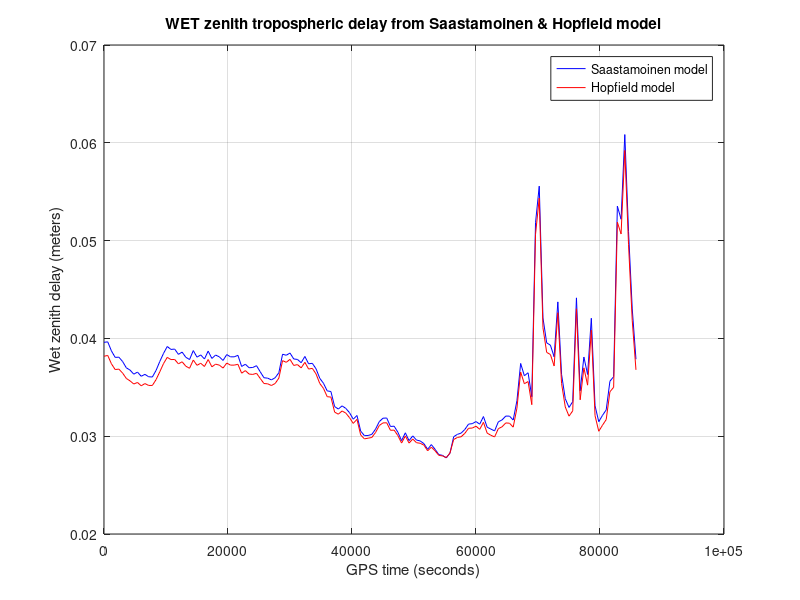
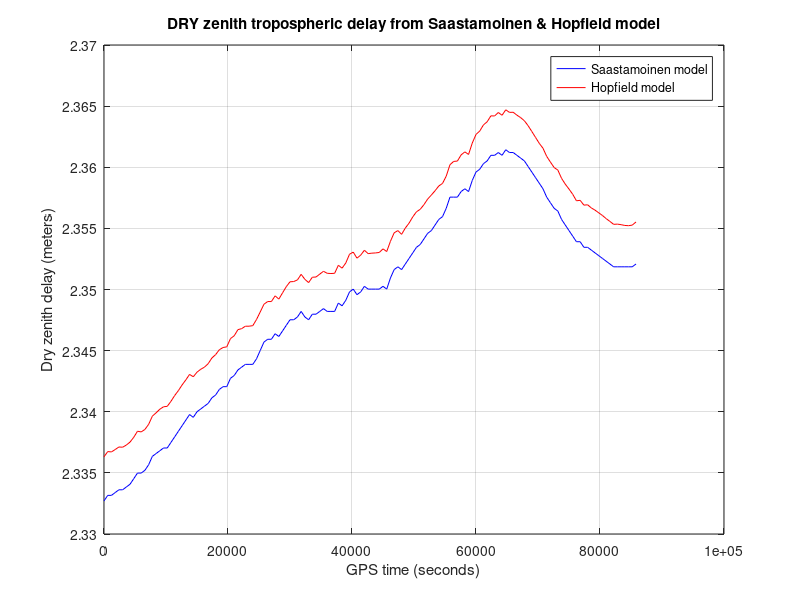
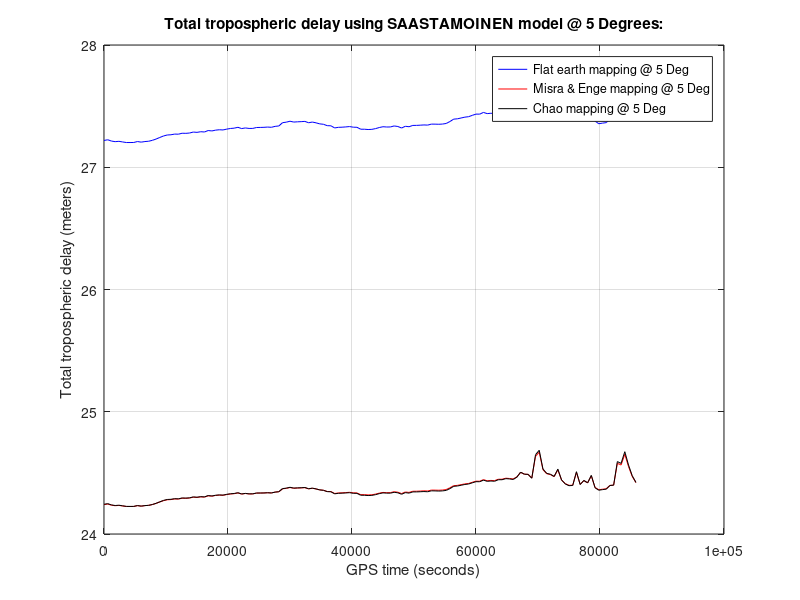
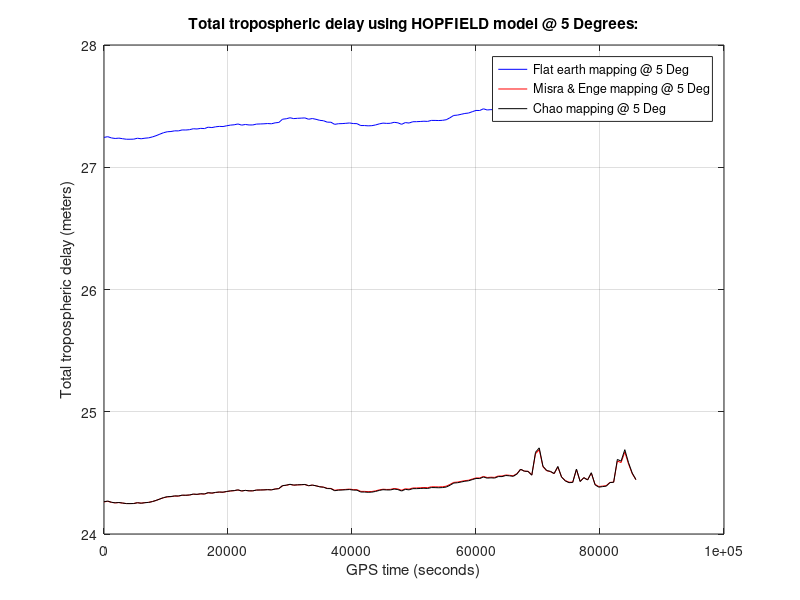

Write the MATLAB code that produced these figures, in order.
% AAE 575. HW 3. Rizwan Qureshi.
% PROBLEM 4 & 5:

clear all; clc; close all;

%%%%%%%%%%%% Problem 4 %%%%%%%%%%%%%%%%%%%%

load DH010600.mat;

data_used_in_models = DH010600;

GPS_t1 = data_used_in_models(:,6);   % [secs]

P0 = data_used_in_models(:,7);   % surface atmospheric pressure [mbar]
T0_C = data_used_in_models(:,8);   % Surface atmospheric temperature. [Celcius]
T0_K = T0_C + 273.15;               %  Surface atmospheric temperature. [Kelvin]
RH = data_used_in_models(:,9)/100;     %Relative humidity converted into decimals

phi = 33.390;     % [Deg]

phi_array = [ones(1,144)*phi]';    % [Deg]

%Compute water vapor e0:
e0 = 6.108*RH.*exp((17.15*T0_K-4684)./(T0_K-38.5));    % [mbar]

%Compute Sasstamoinen Model DRY and WET Zeneith Delay:

Dry_delay_S_model = 0.0022777*(1+0.0026*cosd(2*phi_array)).*P0;     % [meters] 
Wet_delay_S_model = 0.0022777*(1255./T0_K + 0.05).*e0;    %[ meters]

% Now compute Hopfield Model DRY and WET Zeneith Delays:

hd = 40136 + 148.72*(T0_K - 273.16);   % [meters]
hw = 11000;        % [meters]

Dry_delay_H_model = (77.64e-6*P0.*hd)./(5*T0_K);    % [meters]
Wet_delay_H_model = (0.373*e0*hw)./(5*(T0_K.^2));    % [meters]


%%%%%%%%%%%% Problem 5 %%%%%%%%%%%%%%%%%%%%


%====== Optional 'for' loop. Can use 'while' loop or 'for' loop:==========
% w = 1;
% %Elevation angle  [Deg]
% for El = [5 15 45 85];    
% 
% %simple flat-Earth mapping function:
% 
% md = 1./(sind(El));
% mw = 1./(sind(El));
% 
% Total_delay_Flat_Earth_S_model(:,w) = md* Dry_delay_S_model + mw*Wet_delay_S_model;
% Total_delay_Flat_Earth_H_model(:,w) = md* Dry_delay_H_model + mw*Wet_delay_H_model;
% 
% w = w+1;
% end
% 
% 
% w = 1;
% %Elevation angle  [Deg]
% for El = [5 15 45 85];    
% 
% %simple flat-Earth mapping function:
% 
% md_m = 1./sqrt(1-((cosd(El)./1.001)).^2);
% mw_m = 1./sqrt(1-((cosd(El)./1.001)).^2);
% 
% Total_delay_Misra_S_model(:,w) = md_m* Dry_delay_S_model + mw_m*Wet_delay_S_model;
% Total_delay_Misra_H_model(:,w) = md_m* Dry_delay_H_model + mw_m*Wet_delay_H_model;
% 
% w = w+1;
% end
% 
% 
% w = 1;
% %Elevation angle  [Deg]
% for El = [5 15 45 85];    
% 
% %simple flat-Earth mapping function:
% 
% md_c = 1./[(sind(El) + (0.00143./(tand(El)+0.0445)))];
% mw_c = 1./[(sind(El) +(0.00035./(tand(El)+0.017)))];
% 
% Total_delay_Chao_S_model(:,w) = md_c* Dry_delay_S_model + mw_c*Wet_delay_S_model;
% Total_delay_Chao_H_model(:,w) = md_c* Dry_delay_H_model + mw_c*Wet_delay_H_model;
% 
% w = w+1;
% end


%========= Optional 'while' loop. Can use 'while' loop or 'for' loop:=====

%% simple flat-Earth mapping functions and TOTAL delay for S and H models:

El = [5 15 45 85]';
 
md = 1./(sind(El));
mw = 1./(sind(El));

n = 1;
while n<=4
Total_delay_Flat_Earth_S_model(:,n) = md(n)* Dry_delay_S_model + mw(n)*Wet_delay_S_model;    %[meters]
Total_delay_Flat_Earth_H_model(:,n) = md(n)* Dry_delay_H_model + mw(n)*Wet_delay_H_model;  %[meters]

n = n+1;
end
    
%% Mapping functions given in Misra & Enge & TOTAL delay for S & H models:

md_m = 1./sqrt(1-((cosd(El)./1.001)).^2);
mw_m = 1./sqrt(1-((cosd(El)./1.001)).^2);

n = 1;
while n<=4
Total_delay_Misra_S_model(:,n) = md_m(n)* Dry_delay_S_model + mw_m(n)*Wet_delay_S_model;  %[meters]
Total_delay_Misra_H_model(:,n) = md_m(n)* Dry_delay_H_model + mw_m(n)*Wet_delay_H_model; %[meters]

n = n+1;
end


% Mapping functions given by Chao & TOTAL delay for S & H models:

md_c = 1./[(sind(El) + (0.00143./(tand(El)+0.0445)))];
mw_c = 1./[(sind(El) +(0.00035./(tand(El)+0.017)))];

n = 1;
while n<=4
Total_delay_Chao_S_model(:,n) = md_c(n)* Dry_delay_S_model + mw_c(n)*Wet_delay_S_model;   %[meters]
Total_delay_Chao_H_model(:,n) = md_c(n)* Dry_delay_H_model + mw_c(n)*Wet_delay_H_model;  %[meters]


n = n+1;
end

%% Plots for Problem 4:

time = linspace(0,85800,144)';

figure(1)
plot(time,Wet_delay_S_model,'b')
hold on
plot(time,Wet_delay_H_model,'r')
xlabel('GPS time (seconds)')
ylabel('Wet zenith delay (meters)')
title('WET zenith tropospheric delay from Saastamoinen & Hopfield model') 
legend('Saastamoinen model','Hopfield model')
grid on

figure(2)
plot(time,Dry_delay_S_model,'b')
hold on
plot(time,Dry_delay_H_model,'r')
xlabel('GPS time (seconds)')
ylabel('Dry zenith delay (meters)')
title('DRY zenith tropospheric delay from Saastamoinen & Hopfield model') 
legend('Saastamoinen model','Hopfield model')
grid on


%% Plots for Problem 5:

figure(3)
plot(time,Total_delay_Flat_Earth_S_model(:,1),'b')
hold on
plot(time,Total_delay_Misra_S_model(:,1),'r')
plot(time,Total_delay_Chao_S_model(:,1),'k')
xlabel('GPS time (seconds)')
ylabel('Total tropospheric delay (meters)')
title('Total tropospheric delay using SAASTAMOINEN model @ 5 Degrees:')
grid on
legend('Flat earth mapping @ 5 Deg','Misra & Enge mapping @ 5 Deg','Chao mapping @ 5 Deg')


figure(4)
plot(time,Total_delay_Flat_Earth_H_model(:,1),'b')
hold on
plot(time,Total_delay_Misra_H_model(:,1),'r')
plot(time,Total_delay_Chao_H_model(:,1),'k')
xlabel('GPS time (seconds)')
ylabel('Total tropospheric delay (meters)')
title('Total tropospheric delay using HOPFIELD model @ 5 Degrees:')
grid on
legend('Flat earth mapping @ 5 Deg','Misra & Enge mapping @ 5 Deg','Chao mapping @ 5 Deg')


figure(5)
plot(time,Total_delay_Flat_Earth_S_model(:,2),'b')
hold on
plot(time,Total_delay_Misra_S_model(:,2),'r')
plot(time,Total_delay_Chao_S_model(:,2),'k')
xlabel('GPS time (seconds)')
ylabel('Total tropospheric delay (meters)')
title('Total tropospheric delay using SAASTAMOINEN model @ 15 Degrees:')
grid on
legend('Flat earth mapping @ 15 Deg','Misra & Enge mapping @ 15 Deg','Chao mapping @ 15 Deg')


figure(6)
plot(time,Total_delay_Flat_Earth_H_model(:,2),'b')
hold on
plot(time,Total_delay_Misra_H_model(:,2),'r')
plot(time,Total_delay_Chao_H_model(:,2),'k')
xlabel('GPS time (seconds)')
ylabel('Total tropospheric delay (meters)')
title('Total tropospheric delay using HOPFIELD model @ 15 Degrees:')
grid on
legend('Flat earth mapping @ 15 Deg','Misra & Enge mapping @ 15 Deg','Chao mapping @ 15 Deg')

figure(7)
plot(time,Total_delay_Flat_Earth_S_model(:,3),'b')
hold on
plot(time,Total_delay_Misra_S_model(:,3),'r')
plot(time,Total_delay_Chao_S_model(:,3),'k')
xlabel('GPS time (seconds)')
ylabel('Total tropospheric delay (meters)')
title('Total tropospheric delay using SAASTAMOINEN model @ 45 Degrees:')
grid on
legend('Flat earth mapping @ 45 Deg','Misra & Enge mapping @ 45 Deg','Chao mapping @ 45 Deg')

figure(8)
plot(time,Total_delay_Flat_Earth_H_model(:,3),'b')
hold on
plot(time,Total_delay_Misra_H_model(:,3),'r')
plot(time,Total_delay_Chao_H_model(:,3),'k')
xlabel('GPS time (seconds)')
ylabel('Total tropospheric delay (meters)')
title('Total tropospheric delay using HOPFIELD model @ 45 Degrees:')
grid on
legend('Flat earth mapping @ 45 Deg','Misra & Enge mapping @ 45 Deg','Chao mapping @ 45 Deg')


figure(9)
plot(time,Total_delay_Flat_Earth_S_model(:,4),'b')
hold on
plot(time,Total_delay_Misra_S_model(:,4),'r')
plot(time,Total_delay_Chao_S_model(:,4),'k')
xlabel('GPS time (seconds)')
ylabel('Total tropospheric delay (meters)')
title('Total tropospheric delay using SAASTAMOINEN model @ 85 Degrees:')
grid on
legend('Flat earth mapping @ 85 Deg','Misra & Enge mapping @ 85 Deg','Chao mapping @ 85 Deg')


figure(10)
plot(time,Total_delay_Flat_Earth_H_model(:,4),'b')
hold on
plot(time,Total_delay_Misra_H_model(:,4),'r')
plot(time,Total_delay_Chao_H_model(:,4),'k')
xlabel('GPS time (seconds)')
ylabel('Total tropospheric delay (meters)')
title('Total tropospheric delay using HOPFIELD model @ 85 Degrees:')
grid on
legend('Flat earth mapping @ 85 Deg','Misra & Enge mapping @ 85 Deg','Chao mapping @ 85 Deg')
